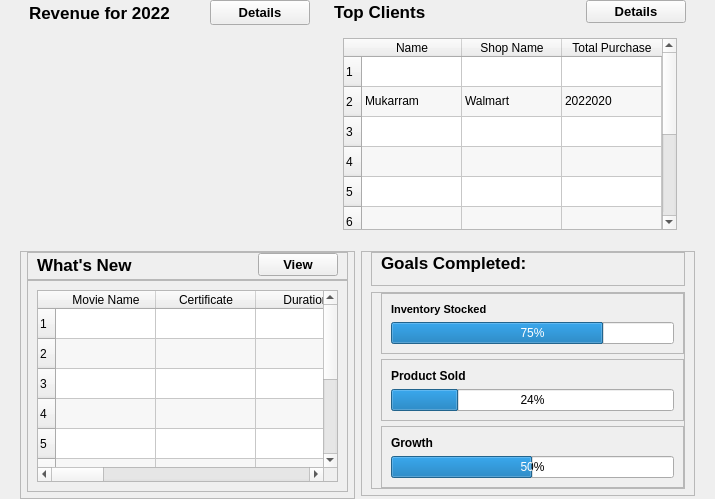
         <widget class="QWidget" name="mainFrame" native="true">
          <property name="sizePolicy">
           <sizepolicy hsizetype="Preferred" vsizetype="Expanding">
            <horstretch>0</horstretch>
            <verstretch>0</verstretch>
           </sizepolicy>
          </property>
          <layout class="QVBoxLayout" name="verticalLayout_2">
           <property name="topMargin">
            <number>0</number>
           </property>
           <property name="bottomMargin">
            <number>0</number>
           </property>
           <item>
            <widget class="QWidget" name="widget_5" native="true">
             <property name="maximumSize">
              <size>
               <width>16777215</width>
               <height>671676</height>
              </size>
             </property>
             <layout class="QHBoxLayout" name="horizontalLayout_4">
              <property name="topMargin">
               <number>0</number>
              </property>
              <property name="bottomMargin">
               <number>0</number>
              </property>
              <item alignment="Qt::AlignTop">
               <widget class="QWidget" name="widget_2" native="true">
                <property name="minimumSize">
                 <size>
                  <width>0</width>
                  <height>0</height>
                 </size>
                </property>
                <layout class="QVBoxLayout" name="verticalLayout_30">
                 <property name="spacing">
                  <number>0</number>
                 </property>
                 <property name="topMargin">
                  <number>0</number>
                 </property>
                 <property name="bottomMargin">
                  <number>0</number>
                 </property>
                 <item>
                  <widget class="QWidget" name="widget_35" native="true">
                   <layout class="QHBoxLayout" name="horizontalLayout_5">
                    <property name="spacing">
                     <number>0</number>
                    </property>
                    <property name="leftMargin">
                     <number>0</number>
                    </property>
                    <property name="topMargin">
                     <number>0</number>
                    </property>
                    <property name="rightMargin">
                     <number>0</number>
                    </property>
                    <property name="bottomMargin">
                     <number>0</number>
                    </property>
                    <item>
                     <widget class="QLabel" name="label_2">
                      <property name="font">
                       <font>
                        <pointsize>13</pointsize>
                        <weight>75</weight>
                        <bold>true</bold>
                       </font>
                      </property>
                      <property name="text">
                       <string>Revenue for 2022</string>
                      </property>
                     </widget>
                    </item>
                    <item>
                     <spacer name="horizontalSpacer_3">
                      <property name="orientation">
                       <enum>Qt::Horizontal</enum>
                      </property>
                      <property name="sizeHint" stdset="0">
                       <size>
                        <width>40</width>
                        <height>20</height>
                       </size>
                      </property>
                     </spacer>
                    </item>
                    <item>
                     <widget class="QPushButton" name="btn_Details">
                      <property name="minimumSize">
                       <size>
                        <width>100</width>
                        <height>25</height>
                       </size>
                      </property>
                      <property name="maximumSize">
                       <size>
                        <width>123123</width>
                        <height>123123</height>
                       </size>
                      </property>
                      <property name="font">
                       <font>
                        <pointsize>10</pointsize>
                        <weight>75</weight>
                        <bold>true</bold>
                       </font>
                      </property>
                      <property name="text">
                       <string>Details</string>
                      </property>
                      <property name="icon">
                       <iconset resource="Resource.qrc">
                        <normaloff>:/White Icons/Graphics/featherBlack/file.png</normaloff>:/White Icons/Graphics/featherBlack/file.png</iconset>
                      </property>
                      <property name="iconSize">
                       <size>
                        <width>20</width>
                        <height>20</height>
                       </size>
                      </property>
                     </widget>
                    </item>
                   </layout>
                  </widget>
                 </item>
                 <item>
                  <widget class="QFrame" name="frame_34">
                   <property name="sizePolicy">
                    <sizepolicy hsizetype="Preferred" vsizetype="Expanding">
                     <horstretch>0</horstretch>
                     <verstretch>0</verstretch>
                    </sizepolicy>
                   </property>
                   <property name="minimumSize">
                    <size>
                     <width>0</width>
                     <height>150</height>
                    </size>
                   </property>
                   <property name="maximumSize">
                    <size>
                     <width>16777215</width>
                     <height>123123</height>
                    </size>
                   </property>
                  </widget>
                 </item>
                </layout>
               </widget>
              </item>
              <item>
               <widget class="QWidget" name="widget_15" native="true">
                <property name="minimumSize">
                 <size>
                  <width>370</width>
                  <height>0</height>
                 </size>
                </property>
                <layout class="QVBoxLayout" name="verticalLayout_5">
                 <property name="topMargin">
                  <number>0</number>
                 </property>
                 <property name="bottomMargin">
                  <number>6</number>
                 </property>
                 <item>
                  <widget class="QWidget" name="widget_33" native="true">
                   <layout class="QHBoxLayout" name="horizontalLayout_43">
                    <property name="spacing">
                     <number>0</number>
                    </property>
                    <property name="leftMargin">
                     <number>0</number>
                    </property>
                    <property name="topMargin">
                     <number>0</number>
                    </property>
                    <property name="rightMargin">
                     <number>0</number>
                    </property>
                    <property name="bottomMargin">
                     <number>0</number>
                    </property>
                    <item>
                     <widget class="QLabel" name="label_33">
                      <property name="font">
                       <font>
                        <pointsize>13</pointsize>
                        <weight>75</weight>
                        <bold>true</bold>
                       </font>
                      </property>
                      <property name="text">
                       <string>Top Clients</string>
                      </property>
                     </widget>
                    </item>
                    <item>
                     <spacer name="horizontalSpacer_4">
                      <property name="orientation">
                       <enum>Qt::Horizontal</enum>
                      </property>
                      <property name="sizeHint" stdset="0">
                       <size>
                        <width>40</width>
                        <height>20</height>
                       </size>
                      </property>
                     </spacer>
                    </item>
                    <item>
                     <widget class="QPushButton" name="btn_Details_2">
                      <property name="minimumSize">
                       <size>
                        <width>100</width>
                        <height>0</height>
                       </size>
                      </property>
                      <property name="maximumSize">
                       <size>
                        <width>123123</width>
                        <height>16777215</height>
                       </size>
                      </property>
                      <property name="font">
                       <font>
                        <pointsize>10</pointsize>
                        <weight>75</weight>
                        <bold>true</bold>
                       </font>
                      </property>
                      <property name="text">
                       <string>Details</string>
                      </property>
                      <property name="icon">
                       <iconset resource="Resource.qrc">
                        <normaloff>:/White Icons/Graphics/featherBlack/file.png</normaloff>:/White Icons/Graphics/featherBlack/file.png</iconset>
                      </property>
                      <property name="iconSize">
                       <size>
                        <width>20</width>
                        <height>20</height>
                       </size>
                      </property>
                     </widget>
                    </item>
                   </layout>
                  </widget>
                 </item>
                 <item alignment="Qt::AlignVCenter">
                  <widget class="QWidget" name="widget_TopClients" native="true">
                   <property name="focusPolicy">
                    <enum>Qt::ClickFocus</enum>
                   </property>
                   <layout class="QHBoxLayout" name="horizontalLayout_44">
                    <property name="topMargin">
                     <number>9</number>
                    </property>
                    <property name="bottomMargin">
                     <number>9</number>
                    </property>
                    <item>
                     <widget class="QTableWidget" name="tableWidget_2">
                      <property name="focusPolicy">
                       <enum>Qt::NoFocus</enum>
                      </property>
                      <property name="alternatingRowColors">
                       <bool>true</bool>
                      </property>
                      <property name="rowCount">
                       <number>10</number>
                      </property>
                      <property name="columnCount">
                       <number>3</number>
                      </property>
                      <attribute name="horizontalHeaderStretchLastSection">
                       <bool>true</bool>
                      </attribute>
                      <row/>
                      <row/>
                      <row/>
                      <row/>
                      <row/>
                      <row/>
                      <row/>
                      <row/>
                      <row/>
                      <row/>
                      <column>
                       <property name="text">
                        <string>Name</string>
                       </property>
                      </column>
                      <column>
                       <property name="text">
                        <string>Shop Name</string>
                       </property>
                      </column>
                      <column>
                       <property name="text">
                        <string>Total Purchase</string>
                       </property>
                      </column>
                      <item row="1" column="0">
                       <property name="text">
                        <string>Mukarram</string>
                       </property>
                      </item>
                      <item row="1" column="1">
                       <property name="text">
                        <string>Walmart</string>
                       </property>
                      </item>
                      <item row="1" column="2">
                       <property name="text">
                        <string>2022020</string>
                       </property>
                      </item>
                     </widget>
                    </item>
                   </layout>
                  </widget>
                 </item>
                </layout>
               </widget>
              </item>
             </layout>
            </widget>
           </item>
           <item alignment="Qt::AlignBottom">
            <widget class="QWidget" name="widget_4" native="true">
             <layout class="QHBoxLayout" name="horizontalLayout_14">
              <property name="topMargin">
               <number>0</number>
              </property>
              <property name="bottomMargin">
               <number>0</number>
              </property>
              <item>
               <widget class="QFrame" name="frame_12">
                <property name="frameShape">
                 <enum>QFrame::StyledPanel</enum>
                </property>
                <property name="frameShadow">
                 <enum>QFrame::Raised</enum>
                </property>
                <layout class="QVBoxLayout" name="verticalLayout_31">
                 <property name="spacing">
                  <number>0</number>
                 </property>
                 <property name="leftMargin">
                  <number>6</number>
                 </property>
                 <property name="topMargin">
                  <number>0</number>
                 </property>
                 <property name="rightMargin">
                  <number>6</number>
                 </property>
                 <property name="bottomMargin">
                  <number>6</number>
                 </property>
                 <item>
                  <widget class="QFrame" name="frame_2">
                   <property name="frameShape">
                    <enum>QFrame::StyledPanel</enum>
                   </property>
                   <property name="frameShadow">
                    <enum>QFrame::Raised</enum>
                   </property>
                   <layout class="QHBoxLayout" name="horizontalLayout_9">
                    <property name="topMargin">
                     <number>0</number>
                    </property>
                    <property name="bottomMargin">
                     <number>3</number>
                    </property>
                    <item alignment="Qt::AlignLeft">
                     <widget class="QLabel" name="label_5">
                      <property name="font">
                       <font>
                        <pointsize>13</pointsize>
                        <weight>75</weight>
                        <bold>true</bold>
                       </font>
                      </property>
                      <property name="text">
                       <string>What's New</string>
                      </property>
                     </widget>
                    </item>
                    <item alignment="Qt::AlignRight">
                     <widget class="QPushButton" name="btnView">
                      <property name="minimumSize">
                       <size>
                        <width>80</width>
                        <height>0</height>
                       </size>
                      </property>
                      <property name="maximumSize">
                       <size>
                        <width>16777215</width>
                        <height>123123</height>
                       </size>
                      </property>
                      <property name="font">
                       <font>
                        <pointsize>10</pointsize>
                        <weight>75</weight>
                        <bold>true</bold>
                       </font>
                      </property>
                      <property name="text">
                       <string>View</string>
                      </property>
                      <property name="icon">
                       <iconset resource="Resource.qrc">
                        <normaloff>:/White Icons/Graphics/featherBlack/file.png</normaloff>:/White Icons/Graphics/featherBlack/file.png</iconset>
                      </property>
                      <property name="iconSize">
                       <size>
                        <width>20</width>
                        <height>20</height>
                       </size>
                      </property>
                     </widget>
                    </item>
                   </layout>
                  </widget>
                 </item>
                 <item>
                  <widget class="QFrame" name="frame_TableWhatsNew">
                   <property name="frameShape">
                    <enum>QFrame::StyledPanel</enum>
                   </property>
                   <property name="frameShadow">
                    <enum>QFrame::Raised</enum>
                   </property>
                   <layout class="QHBoxLayout" name="horizontalLayout_11">
                    <property name="bottomMargin">
                     <number>9</number>
                    </property>
                    <item>
                     <widget class="QTableWidget" name="tableWidget">
                      <property name="frameShape">
                       <enum>QFrame::StyledPanel</enum>
                      </property>
                      <property name="frameShadow">
                       <enum>QFrame::Sunken</enum>
                      </property>
                      <property name="dragDropMode">
                       <enum>QAbstractItemView::NoDragDrop</enum>
                      </property>
                      <property name="defaultDropAction">
                       <enum>Qt::IgnoreAction</enum>
                      </property>
                      <property name="alternatingRowColors">
                       <bool>true</bool>
                      </property>
                      <property name="showGrid">
                       <bool>true</bool>
                      </property>
                      <property name="sortingEnabled">
                       <bool>false</bool>
                      </property>
                      <property name="cornerButtonEnabled">
                       <bool>true</bool>
                      </property>
                      <property name="rowCount">
                       <number>10</number>
                      </property>
                      <attribute name="horizontalHeaderStretchLastSection">
                       <bool>true</bool>
                      </attribute>
                      <row/>
                      <row/>
                      <row/>
                      <row/>
                      <row/>
                      <row/>
                      <row/>
                      <row/>
                      <row/>
                      <row/>
                      <column>
                       <property name="text">
                        <string>Movie Name</string>
                       </property>
                       <property name="icon">
                        <iconset>
                         <normaloff>:/blackicons/Graphics/featherBlack/arrow-up.svg</normaloff>:/blackicons/Graphics/featherBlack/arrow-up.svg</iconset>
                       </property>
                      </column>
                      <column>
                       <property name="text">
                        <string>Certificate</string>
                       </property>
                      </column>
                      <column>
                       <property name="text">
                        <string>Duration</string>
                       </property>
                       <property name="icon">
                        <iconset>
                         <normaloff>:/blackicons/Graphics/featherBlack/arrow-up.svg</normaloff>:/blackicons/Graphics/featherBlack/arrow-up.svg</iconset>
                       </property>
                      </column>
                      <column>
                       <property name="text">
                        <string>Genre</string>
                       </property>
                       <property name="icon">
                        <iconset>
                         <normaloff>:/blackicons/Graphics/featherBlack/arrow-down.svg</normaloff>:/blackicons/Graphics/featherBlack/arrow-down.svg</iconset>
                       </property>
                      </column>
                      <column>
                       <property name="text">
                        <string>Rating</string>
                       </property>
                       <property name="icon">
                        <iconset>
                         <normaloff>:/blackicons/Graphics/featherBlack/arrow-up.svg</normaloff>:/blackicons/Graphics/featherBlack/arrow-up.svg</iconset>
                       </property>
                      </column>
                      <column>
                       <property name="text">
                        <string>Year</string>
                       </property>
                       <property name="icon">
                        <iconset>
                         <normaloff>:/blackicons/Graphics/featherBlack/arrow-down.svg</normaloff>:/blackicons/Graphics/featherBlack/arrow-down.svg</iconset>
                       </property>
                      </column>
                      <column>
                       <property name="text">
                        <string>Director</string>
                       </property>
                      </column>
                      <column>
                       <property name="text">
                        <string>Actors</string>
                       </property>
                      </column>
                      <column>
                       <property name="text">
                        <string>Gross</string>
                       </property>
                       <property name="icon">
                        <iconset>
                         <normaloff>:/blackicons/Graphics/featherBlack/arrow-up.svg</normaloff>:/blackicons/Graphics/featherBlack/arrow-up.svg</iconset>
                       </property>
                      </column>
                      <column>
                       <property name="text">
                        <string>Votes</string>
                       </property>
                       <property name="icon">
                        <iconset>
                         <normaloff>:/blackicons/Graphics/featherBlack/arrow-up.svg</normaloff>:/blackicons/Graphics/featherBlack/arrow-up.svg</iconset>
                       </property>
                      </column>
                     </widget>
                    </item>
                   </layout>
                  </widget>
                 </item>
                </layout>
               </widget>
              </item>
              <item alignment="Qt::AlignTop">
               <widget class="QFrame" name="frame_20">
                <property name="frameShape">
                 <enum>QFrame::StyledPanel</enum>
                </property>
                <property name="frameShadow">
                 <enum>QFrame::Raised</enum>
                </property>
                <layout class="QVBoxLayout" name="verticalLayout_4">
                 <property name="spacing">
                  <number>6</number>
                 </property>
                 <property name="topMargin">
                  <number>0</number>
                 </property>
                 <property name="bottomMargin">
                  <number>6</number>
                 </property>
                 <item>
                  <widget class="QFrame" name="frame_3">
                   <property name="frameShape">
                    <enum>QFrame::StyledPanel</enum>
                   </property>
                   <property name="frameShadow">
                    <enum>QFrame::Raised</enum>
                   </property>
                   <layout class="QHBoxLayout" name="horizontalLayout_45">
                    <property name="leftMargin">
                     <number>9</number>
                    </property>
                    <property name="topMargin">
                     <number>0</number>
                    </property>
                    <property name="rightMargin">
                     <number>0</number>
                    </property>
                    <property name="bottomMargin">
                     <number>12</number>
                    </property>
                    <item>
                     <widget class="QLabel" name="label_36">
                      <property name="font">
                       <font>
                        <pointsize>13</pointsize>
                        <weight>75</weight>
                        <bold>true</bold>
                       </font>
                      </property>
                      <property name="text">
                       <string>Goals Completed:</string>
                      </property>
                     </widget>
                    </item>
                   </layout>
                  </widget>
                 </item>
                 <item>
                  <widget class="QFrame" name="frame_GoalsCompleted">
                   <property name="frameShape">
                    <enum>QFrame::StyledPanel</enum>
                   </property>
                   <property name="frameShadow">
                    <enum>QFrame::Raised</enum>
                   </property>
                   <layout class="QVBoxLayout" name="verticalLayout_32">
                    <property name="spacing">
                     <number>5</number>
                    </property>
                    <property name="topMargin">
                     <number>0</number>
                    </property>
                    <property name="rightMargin">
                     <number>0</number>
                    </property>
                    <property name="bottomMargin">
                     <number>0</number>
                    </property>
                    <item>
                     <widget class="QFrame" name="frame_22">
                      <property name="frameShape">
                       <enum>QFrame::StyledPanel</enum>
                      </property>
                      <property name="frameShadow">
                       <enum>QFrame::Raised</enum>
                      </property>
                      <layout class="QVBoxLayout" name="verticalLayout_33">
                       <item>
                        <widget class="QLabel" name="label_34">
                         <property name="font">
                          <font>
                           <pointsize>8</pointsize>
                           <weight>75</weight>
                           <bold>true</bold>
                          </font>
                         </property>
                         <property name="text">
                          <string>Inventory Stocked</string>
                         </property>
                        </widget>
                       </item>
                       <item>
                        <widget class="QProgressBar" name="progressBar_2">
                         <property name="value">
                          <number>75</number>
                         </property>
                         <property name="invertedAppearance">
                          <bool>false</bool>
                         </property>
                        </widget>
                       </item>
                      </layout>
                     </widget>
                    </item>
                    <item>
                     <widget class="QFrame" name="frame_23">
                      <property name="frameShape">
                       <enum>QFrame::StyledPanel</enum>
                      </property>
                      <property name="frameShadow">
                       <enum>QFrame::Raised</enum>
                      </property>
                      <layout class="QVBoxLayout" name="verticalLayout_34">
                       <item>
                        <widget class="QLabel" name="label_35">
                         <property name="font">
                          <font>
                           <weight>75</weight>
                           <bold>true</bold>
                          </font>
                         </property>
                         <property name="text">
                          <string>Product Sold</string>
                         </property>
                        </widget>
                       </item>
                       <item>
                        <widget class="QProgressBar" name="progressBar_3">
                         <property name="value">
                          <number>24</number>
                         </property>
                        </widget>
                       </item>
                      </layout>
                     </widget>
                    </item>
                    <item>
                     <widget class="QFrame" name="frame_24">
                      <property name="frameShape">
                       <enum>QFrame::StyledPanel</enum>
                      </property>
                      <property name="frameShadow">
                       <enum>QFrame::Raised</enum>
                      </property>
                      <layout class="QVBoxLayout" name="verticalLayout_35">
                       <item>
                        <widget class="QLabel" name="label_37">
                         <property name="font">
                          <font>
                           <weight>75</weight>
                           <bold>true</bold>
                          </font>
                         </property>
                         <property name="text">
                          <string>Growth</string>
                         </property>
                        </widget>
                       </item>
                       <item>
                        <widget class="QProgressBar" name="progressBar_4">
                         <property name="value">
                          <number>50</number>
                         </property>
                        </widget>
                       </item>
                      </layout>
                     </widget>
                    </item>
                   </layout>
                  </widget>
                 </item>
                </layout>
               </widget>
              </item>
             </layout>
            </widget>
           </item>
          </layout>
         </widget>
